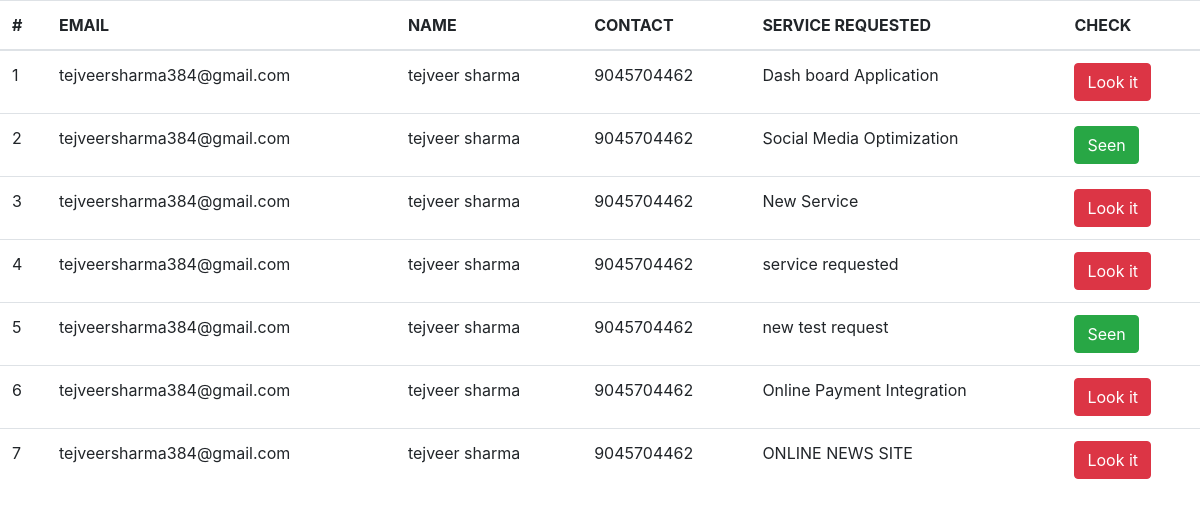
Page /admin_iframe2.php on the committed database.
### tables this page shows
CREATE TABLE `requests` (
  `request_id` int(5) NOT NULL,
  `type` varchar(100) NOT NULL,
  `available` varchar(10) NOT NULL DEFAULT 'yes',
  `name` varchar(50) NOT NULL,
  `email` varchar(30) NOT NULL,
  `contact` varchar(12) NOT NULL,
  `city` varchar(20) NOT NULL,
  `Seen` varchar(5) NOT NULL DEFAULT 'not'
);

### admin_iframe2.php (the view, shortened to what this page needs)
<!doctype html>
<html lang="en">
  <head>
    <link rel="stylesheet" href="https://stackpath.bootstrapcdn.com/bootstrap/4.3.1/css/bootstrap.min.css">
  </head>
  <body>
       <?php
include('dbcon.php');
if($conn->connect_error){
    die("Connection Error: ".connect_error);
}
else{
    $query = "SELECT * FROM requests ";
    $result =  mysqli_query($conn, $query);
    $id = 1;
    echo '<table class="table">
  <thead>
    <tr>
      <th scope="col">#</th>
      <th scope="col">EMAIL</th>
      <th scope="col">NAME</th>
      <th scope="col">CONTACT</th>
      <th scope="col">SERVICE REQUESTED</th>
      <th scope="col">CHECK</th>
    </tr>
  </thead><tbody>';
    while($array = mysqli_fetch_array($result)){
       if($array['Seen']=='not'){
           $type = "danger";
           $submit = "Look it";
       }
        else
        {
           $type = "success";
           $submit = "Seen";
        }
        echo '
    <tr>
      <td>'.$id.'</td>
      <td>'.$array['email'].'</td>
      <td>'.$array['name'].'</td>
      <td>'.$array['contact'].'</td>
       <td>'.$array['type'].'</td>
       <td><form action = "HomeDatabase.php" method = "post">
  <button name = "CheckRequest" value ="'.$array['request_id'].'" type="submit" class="btn btn-'.$type.'">'.$submit.'</span></button>
</form></td>
    </tr>
        ';
        $id = $id+1;
    }
    echo '</tbody>
</table>';
}
?>
  </body>
</html>

### rows in the picture
requests: email "tejveersharma384@gmail.com", name "tejveer sharma", contact "9045704462", type "Dash board Application", Seen "Look it"
requests: email "tejveersharma384@gmail.com", name "tejveer sharma", contact "9045704462", type "Social Media Optimization", Seen "Seen"
requests: email "tejveersharma384@gmail.com", name "tejveer sharma", contact "9045704462", type "New Service", Seen "Look it"
requests: email "tejveersharma384@gmail.com", name "tejveer sharma", contact "9045704462", type "service requested", Seen "Look it"
requests: email "tejveersharma384@gmail.com", name "tejveer sharma", contact "9045704462", type "new test request", Seen "Seen"
requests: email "tejveersharma384@gmail.com", name "tejveer sharma", contact "9045704462", type "Online Payment Integration", Seen "Look it"
requests: email "tejveersharma384@gmail.com", name "tejveer sharma", contact "9045704462", type "ONLINE NEWS SITE", Seen "Look it"
